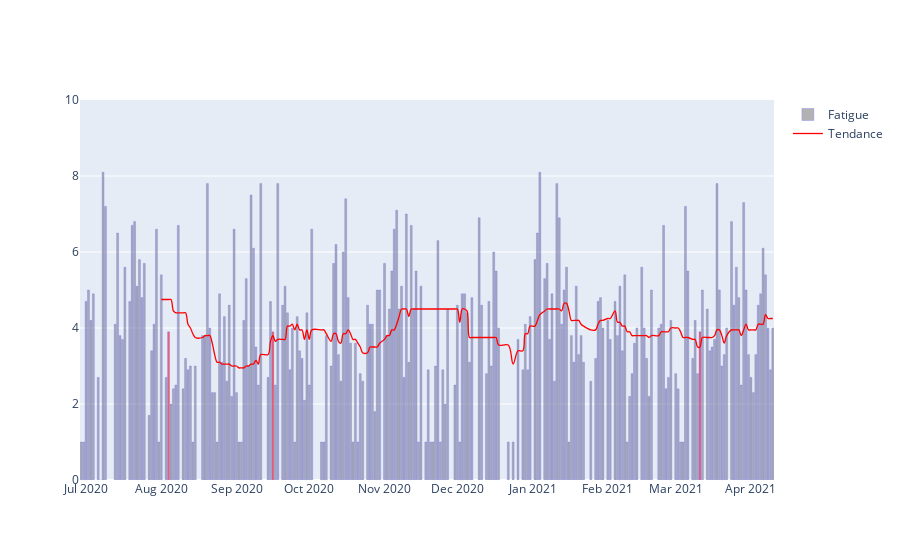

Write notebook code for a chart like this one.
### Code cell
fig = go.Figure()
fig.add_trace(go.Bar(x=data_s['dateSeance'], y=data_s['fatigue'], opacity=.6,
                     marker=dict(color=['red' if f==3.9 else 'grey' for f in data_s['fatigue']],
                                 line_color='blue', line_width=.3), name='Fatigue'))
fig.add_trace(go.Scatter(x=data_s['dateSeance'], y=data_s['fatigue_arth'],
                         mode='lines', line=dict(shape='spline', color='red', width=1.3), name='Tendance'))
fig.update_layout(yaxis_range=[0, 10], hovermode='x')
fig

### Figure 1 — Plotly figure (JSON) as saved in the notebook; plotly's stock layout.template omitted (floating-point values rounded to 4 significant figures; data arrays with more than 128 entries replaced by an {"elided": "..."} marker saying what was removed)
{"data": [{"marker": {"color": {"elided": "241 str values"}, "line": {"color": "blue", "width": 0.3}}, "name": "Fatigue", "opacity": 0.6, "type": "bar", "x": {"elided": "241 str values"}, "y": {"elided": "241 float values"}}, {"line": {"color": "red", "shape": "spline", "width": 1.3}, "mode": "lines", "name": "Tendance", "type": "scatter", "x": {"elided": "241 str values"}, "y": {"elided": "241 float values"}}], "layout": {"hovermode": "x", "yaxis": {"range": [0, 10]}}}
